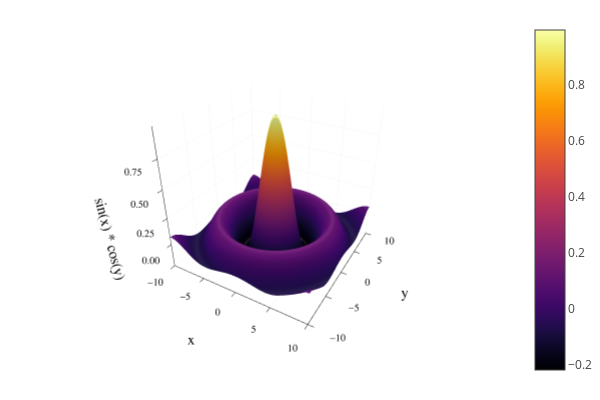

Notebook cell for this chart:
### Code cell
plotly()

x = -10:0.2:10
y = -10:0.2:10

xx = repeat(transpose(x), length(y))
yy = repeat(y, outer=[1, length(x)])

# zz = √((xx .^ 2) .+ (yy .^ 2))
zz = (xx .^ 2) .+ (yy .^ 2)
# println(zz)
zz = .√zz
# println(zz)
zz = sin.(zz) ./ (zz .+ eps(Float64))  # eps to sidestep Division Error

plot3d(xx, yy, zz, label=:none, st=:surface)
plot!(xlab="x", ylab="y", zlab="sin(x) * cos(y)")

### Figure 1 — Plotly figure (JSON) as saved in the notebook; plotly's stock layout.template omitted (floating-point values rounded to 4 significant figures; data arrays with more than 128 entries replaced by an {"elided": "..."} marker saying what was removed)
{"data": [{"cmax": 0.9933, "cmin": -0.2172, "colorbar": {"title": {"text": ""}}, "colorscale": {"elided": "256x2 mixed values"}, "hoverinfo": "none", "name": "", "opacity": null, "scene": "scene", "showlegend": false, "showscale": true, "type": "surface", "x": {"elided": "101x101 float values"}, "xaxis": "x", "y": {"elided": "101x101 float values"}, "yaxis": "y", "z": {"elided": "101x101 float values"}, "zaxis": "z", "zmax": 0.9933, "zmin": -0.2172}], "layout": {"annotations": [], "height": 400, "legend": {"bgcolor": "rgba(255, 255, 255, 1.000)", "bordercolor": "rgba(0, 0, 0, 1)", "borderwidth": 1, "font": {"color": "rgba(0, 0, 0, 1)", "family": "sans-serif", "size": 11}, "title": {"font": {"color": "rgba(0, 0, 0, 1)", "family": "sans-serif", "size": 15}, "text": ""}, "tracegroupgap": 0, "traceorder": "normal", "x": 1, "xanchor": "auto", "y": 1, "yanchor": "auto"}, "margin": {"b": 20, "l": 0, "r": 0, "t": 20}, "paper_bgcolor": "rgba(255, 255, 255, 1.000)", "plot_bgcolor": "rgba(255, 255, 255, 1.000)", "scene": {"aspectmode": "auto", "aspectratio": {"x": 1, "y": 1, "z": 1}, "camera": {"eye": {"x": 1.126, "y": -1.95, "z": 1.3}}, "domain": {"x": [0.07647, 0.9934], "y": [0.07581, 0.9902]}, "xaxis": {"gridcolor": "rgba(0, 0, 0, 0.1)", "gridwidth": 0.5, "linecolor": "rgba(0, 0, 0, 1)", "mirror": false, "range": [-10, 10], "showgrid": true, "showline": true, "showticklabels": true, "tickangle": 0, "tickcolor": "rgb(0, 0, 0)", "tickfont": {"color": "rgba(0, 0, 0, 1)", "family": "sans-serif", "size": 11}, "tickmode": "array", "ticks": "inside", "ticktext": ["−10", "−5", "0", "5", "10"], "tickvals": [-10, -5, 0, 5, 10], "title": {"font": {"color": "rgba(0, 0, 0, 1)", "family": "sans-serif", "size": 15}, "text": "x"}, "type": "linear", "visible": true, "zeroline": false, "zerolinecolor": "rgba(0, 0, 0, 1)"}, "yaxis": {"gridcolor": "rgba(0, 0, 0, 0.1)", "gridwidth": 0.5, "linecolor": "rgba(0, 0, 0, 1)", "mirror": false, "range": [-10, 10], "showgrid": true, "showline": true, "showticklabels": true, "tickangle": 0, "tickcolor": "rgb(0, 0, 0)", "tickfont": {"color": "rgba(0, 0, 0, 1)", "family": "sans-serif", "size": 11}, "tickmode": "array", "ticks": "inside", "ticktext": ["−10", "−5", "0", "5", "10"], "tickvals": [-10, -5, 0, 5, 10], "title": {"font": {"color": "rgba(0, 0, 0, 1)", "family": "sans-serif", "size": 15}, "text": "y"}, "type": "linear", "visible": true, "zeroline": false, "zerolinecolor": "rgba(0, 0, 0, 1)"}, "zaxis": {"gridcolor": "rgba(0, 0, 0, 0.1)", "gridwidth": 0.5, "linecolor": "rgba(0, 0, 0, 1)", "mirror": false, "range": [-0.2172, 0.9933], "showgrid": true, "showline": true, "showticklabels": true, "tickangle": 0, "tickcolor": "rgb(0, 0, 0)", "tickfont": {"color": "rgba(0, 0, 0, 1)", "family": "sans-serif", "size": 11}, "tickmode": "array", "ticks": "inside", "ticktext": ["0.00", "0.25", "0.50", "0.75"], "tickvals": [0, 0.25, 0.5, 0.75], "title": {"font": {"color": "rgba(0, 0, 0, 1)", "family": "sans-serif", "size": 15}, "text": "sin(x) * cos(y)"}, "type": "linear", "visible": true, "zeroline": false, "zerolinecolor": "rgba(0, 0, 0, 1)"}}, "showlegend": true, "width": 600}}
